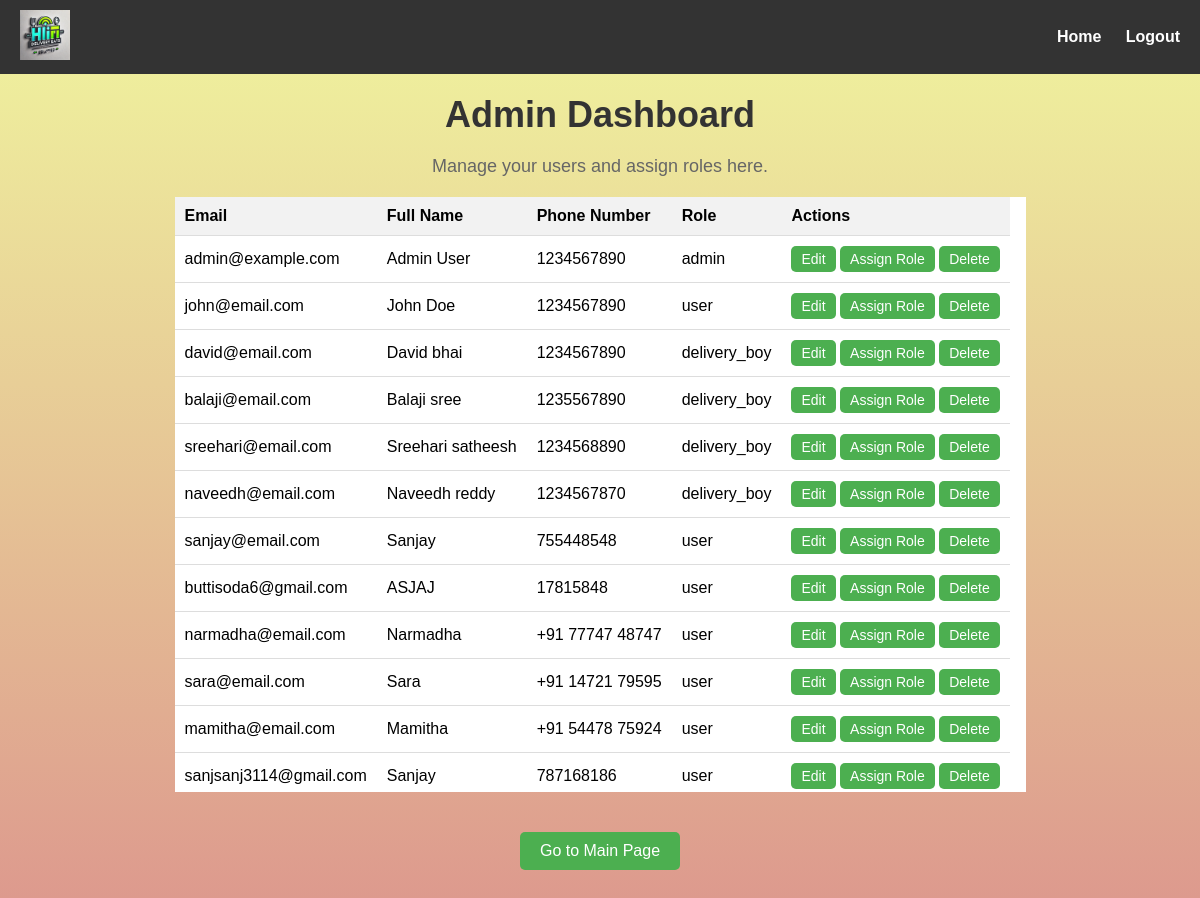
The page /admin/dashboard (signed in) on the database its author committed.
### tables this page shows
CREATE TABLE users (
        user_id INTEGER PRIMARY KEY AUTOINCREMENT,
        email TEXT UNIQUE NOT NULL,
        password_hash TEXT NOT NULL,
        full_name TEXT,
        phone_number TEXT,
        created_at TIMESTAMP DEFAULT CURRENT_TIMESTAMP,
        updated_at TIMESTAMP DEFAULT CURRENT_TIMESTAMP,
        last_login TIMESTAMP,
        is_active BOOLEAN DEFAULT TRUE,
        is_admin INTEGER DEFAULT 0,
        is_delivery_boy INTEGER DEFAULT 0,
        role_id INTEGER,
        FOREIGN KEY(role_id) REFERENCES roles(role_id)
    );

CREATE TABLE roles (
        role_id INTEGER PRIMARY KEY AUTOINCREMENT,
        role_name TEXT NOT NULL UNIQUE,
        role_description TEXT,
        created_at TIMESTAMP DEFAULT CURRENT_TIMESTAMP
    );

### app.py (the view)
@app.route('/admin/dashboard')
def admin_dashboard():
    if not is_admin():
        flash('Access denied. Admins only.', 'error')
        return redirect(url_for('signin'))
    conn = get_db()
    cursor = conn.cursor()
    cursor.execute('''
        SELECT Users.user_id, Users.email, Users.full_name, Users.phone_number, roles.role_name
        FROM Users
        LEFT JOIN roles ON Users.role_id = roles.role_id
    ''')
    users = cursor.fetchall()
    conn.close()
    return render_template('admin_dashboard.html', users=users)

### app.py (called while the page is built)
def is_admin():
    user_email = session.get('user')
    if not user_email:
        print("No user in session")
        return False
    conn = get_db()
    cursor = conn.cursor()
    cursor.execute('SELECT is_admin FROM Users WHERE email = ?', (user_email,))
    user = cursor.fetchone()
    conn.close()
    if user:
        print(f"User {user_email} is {'an admin' if user['is_admin'] == 1 else 'not an admin'}")
    return user and user['is_admin'] == 1

@app.teardown_appcontext
def close_connection(exception):
    db = getattr(g, '_database', None)
    if db is not None:
        db.close()

def get_db():
    conn = sqlite3.connect('existing_database.db')
    conn.row_factory = sqlite3.Row
    return conn

### templates/admin_dashboard.html (shortened to what this page needs)
<!DOCTYPE html>
<html lang="en">
<head>
    <link rel="stylesheet" href="{{ url_for('static', filename='css/admin_dashboard.css') }}">
</head>
<body>
    <div class="navbar">
        <div class="logo">
            <img src="{{ url_for('static', filename='images/hifilogo.png') }}" alt="HiFi Delivery Eats Logo">
        </div>
        <div class="nav-links">
            <a href="{{ url_for('index') }}">Home</a>
            <a href="{{ url_for('logout') }}">Logout</a>
        </div>
    </div>
    <div class="container">
        <h1>Admin Dashboard</h1>
        <p>Manage your users and assign roles here.</p>
        <table>
            <thead>
                <tr>
                    <th>Email</th>
                    <th>Full Name</th>
                    <th>Phone Number</th>
                    <th>Role</th>
                    <th>Actions</th>
                </tr>
            </thead>
            <tbody>
                {% for user in users %}
                <tr>
                    <td>{{ user['email'] }}</td>
                    <td>{{ user['full_name'] }}</td>
                    <td>{{ user['phone_number'] }}</td>
                    <td>{{ user['role_name'] or 'Unassigned' }}</td>
                    <td>
                        <a href="{{ url_for('edit_user', user_id=user['user_id']) }}" class="btn-small">Edit</a>
                        <a href="{{ url_for('assign_role', user_id=user['user_id']) }}" class="btn-small">Assign Role</a>
                        <form method="POST" action="{{ url_for('delete_user', user_id=user['user_id']) }}" style="display:inline;">
                            <button type="submit" class="btn-small">Delete</button>
                        </form>
                    </td>
                </tr>
                {% endfor %}
            </tbody>
        </table>
        <a href="{{ url_for('restaurant_dashboard') }}" class="btn" style="margin-top: 20px; display: block;">Go to Main Page</a>
    </div>
</body>
</html>

### static/css/admin_dashboard.css (style rules this page uses)
* { margin: 0; padding: 0; box-sizing: border-box; font-family: Arial, sans-serif; }
body, html { width: 100%; height: 100%; background: linear-gradient(to top, #da8b8b, #f0f59e); }
body { font-family: Arial, sans-serif; margin: 0; padding: 0; background-color: #f4f4f4; }
.navbar { display: flex; justify-content: space-between; align-items: center; padding: 10px 20px; background-color: #333; color: white; }
.navbar .logo img { height: 50px; }
.navbar .nav-links a { color: white; text-decoration: none; margin-left: 20px; font-weight: bold; }
.container { display: flex; flex-direction: column; align-items: center; justify-content: center; height: 80vh; padding: 20px; }
h1 { font-size: 36px; margin-bottom: 20px; text-align: center; color: #333; }
p { font-size: 18px; color: #555; text-align: center; color: #666; }
.btn { background-color: #4CAF50; color: white; padding: 10px 20px; text-decoration: none; border: none; border-radius: 5px; font-size: 16px; cursor: pointer; transition: background 0.3s ease; margin-bottom: 20px; text-align: center; }
.btn-small { background-color: #4CAF50; color: white; padding: 5px 10px; text-decoration: none; border: none; border-radius: 5px; font-size: 14px; cursor: pointer; transition: background 0.3s ease; }
table { width: 100%; max-width: 851px; border-collapse: collapse; margin-top: 20px; width: 100%; background: white; border-collapse: collapse; margin: 20px 0; overflow-x: auto; display: block; white-space: nowrap; }
th, td { padding: 10px; text-align: left; border-bottom: 1px solid #ddd; }
th { background-color: #f2f2f2; }

### rows shown on the page
users: email "admin@example.com", full_name "Admin User", phone_number "1234567890", role_name "admin"
users: email "john@email.com", full_name "John Doe", phone_number "1234567890", role_name "user"
users: email "david@email.com", full_name "David bhai", phone_number "1234567890", role_name "delivery_boy"
users: email "balaji@email.com", full_name "Balaji sree", phone_number "1235567890", role_name "delivery_boy"
users: email "sreehari@email.com", full_name "Sreehari satheesh", phone_number "1234568890", role_name "delivery_boy"
users: email "naveedh@email.com", full_name "Naveedh reddy", phone_number "1234567870", role_name "delivery_boy"
users: email "sanjay@email.com", full_name "Sanjay", phone_number "755448548", role_name "user"
users: email "buttisoda6@gmail.com", full_name "ASJAJ", phone_number "17815848", role_name "user"
users: email "narmadha@email.com", full_name "Narmadha", phone_number "+91 77747 48747", role_name "user"
users: email "sara@email.com", full_name "Sara", phone_number "+91 14721 79595", role_name "user"
users: email "mamitha@email.com", full_name "Mamitha", phone_number "+91 54478 75924", role_name "user"
users: email "sanjsanj3114@gmail.com", full_name "Sanjay", phone_number "787168186", role_name "user"
